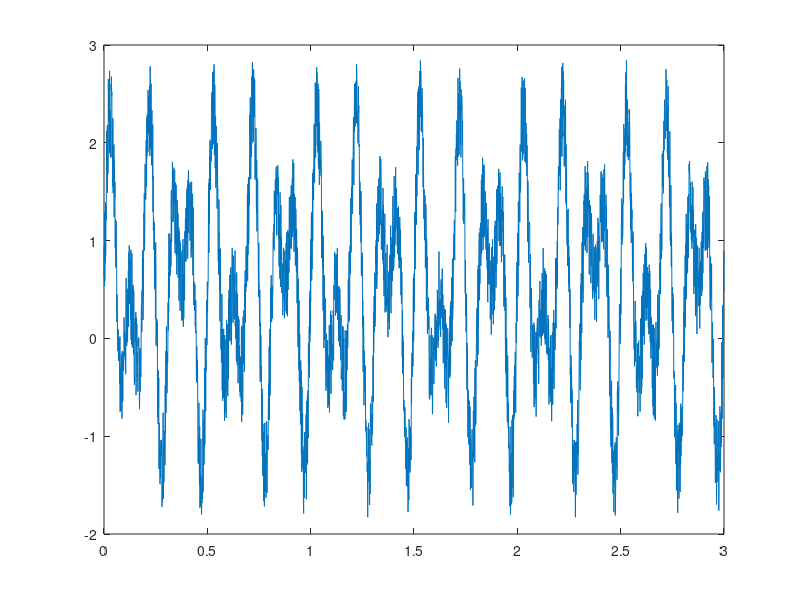

This chart was generated by the following MATLAB code: (Note: this script raises an error after producing the figure.)

%%%%%%%%%%%%%%%%%%%%%%%%%%%%%%%%%%%%%%%%%%%%%%%%%%%%%%%%%%%%%%%%%%%%%%%%%%
%
%                                Class 3
%                            Signal Processing
%
%%%%%%%%%%%%%%%%%%%%%%%%%%%%%%%%%%%%%%%%%%%%%%%%%%%%%%%%%%%%%%%%%%%%%%%%%%

% Note that you will need the Signal Processing Toolbox for some of the
% function
clear
close all

%% Simulating data in MATLAB
%%%%%%%%%%%%%%%%%%%%%%%%%%%%%%%%%%%%%%%%%%%%%%%%%%%%%%%%%%%%%%%%%%%%%%%%%%

% you can use the rand, randn, and randi functions
randn(1) % returns random number taken from normal dist
randi(1) % retruns random number of maximum i
rand(1) % returns random number between 0 and 1

randn(10)
randn(1,10)
randi(100, [1,10])
randi(100, [10])
rand(10)
rand(1,10)

% simulate data based on distributions
X = normrnd(1,2,1e3,1); % mu, sigma and how many samples 
X = gamrnd(1,2,1e3,1); % shape and scale, sample size

% simulate oscilatory data with sin
fs = 1000; % Sampling frequency (samples per second) 
dt = 1/fs; % seconds per sample 
StopTime = 3; % seconds 
t = (0:dt:StopTime)'; % seconds 
F = 6; % Sine wave frequency (hertz) 
data = 2*sin(2*pi*F*t) +1;
figure
plot(t,data)

% add noise
data = sin(2*pi*F*t)+0.1*rand(length(data),1);
plot(t,data)

% nest signals 
F2=10;
data = sin(2*pi*F*t)+rand(length(data),1) + sin(2*pi*F2*t);
plot(t,data)


% exercise 1
%%%%%%%%%%%%%%%%%%%%%%%%%%%

% try generating random numbers between -1 and 1 using rand

% try generating random doubles between 1 and 10 using rand

% try generating random doubles between 5 and 25 using randi

% generate a oscilatory signal that monotonically decreases over time


%% Data Smoothing
%%%%%%%%%%%%%%%%%%%%%%%%%%%%%%%%%%%%%%%%%%%%%%%%%%%%%%%%%%%%%%%%%%%%%%%%%%

load('./justafolderwithdata/raw_spike_data.mat') % load spiking data recorded from electrode array
sr=44100; % sampling rate of the electrode array
% plot data
figure
subplot(2,1,1)
plot(raw_spike_data) % plot data to visualize spikes and time series
axis tight; 
xlabel('time');
ylabel('Micro Volts ');
title('Unfiltered Single Electrode Spike Recording '); 

% Lets try smoothig out some of those high frequency components 
subplot(2,1,2)
plot(smooth(raw_spike_data)) 
axis tight; 
xlabel('time');
ylabel('Micro Volts ');
title('Unfiltered Single Electrode Spike Recording ');

subplot(2,1,2)
plot(smooth(raw_spike_data, 20)) % plot data to visualize spikes and time series
axis tight; 
xlabel('time');
ylabel('Micro Volts ');
title('Unfiltered Single Electrode Spike Recording ');

subplot(2,1,2)
plot(smoothdata(raw_spike_data)) % plot data to visualize spikes and time series
axis tight; 
xlabel('time');
ylabel('Micro Volts ');
title('Unfiltered Single Electrode Spike Recording ');


% detrend works by removing linear trend in data 
fs = 1000; % Sampling frequency (samples per second) 
dt = 1/fs; % seconds per sample 
StopTime = 3; % seconds 
t = (0:dt:StopTime)'; % seconds 
F = 60; % Sine wave frequency (hertz) 
F2=10;
data = sin(2*pi*F*t);
data = sin(2*pi*F*t)+rand(length(data),1) +  sin(2*pi*F2*t) + 1/length(data)*[1:length(data)]';
plot(t,data)
plot(t,detrend(data))

%% Normalizing data and removing outliers
%%%%%%%%%%%%%%%%%%%%%%%%%%%%%%%%%%%%%%%%%%%%%%%%%%%%%%%%%%%%%%%%%%%%%%%%%%

% generate random data
temp_data=randi(100,[10,100]);
% try removing the data's mean
temp_data-mean(temp_data)
temp_data-mean(temp_data,2)
temp_data-mean(mean(temp_data))

% normalize 
normalize(temp_data)
normalize(temp_data, 'range')
normalize(temp_data, 'center')
% normalize does the equevelant of ....
(temp_data-mean(temp_data))./std(temp_data)

% filloutliers can remove data that does not seem to belong
data = sin(2*pi*F*t)+rand(length(data),1) +  sin(2*pi*F2*t)
data(randi(length(data),1,50))=100;
plot(t,data)           
plot(filloutliers(data, 'linear'))

reshape(temp_data, [5, 200])
permute(temp_data, [2,1])


%% Spectral Power, FFTs, and PSDs
%%%%%%%%%%%%%%%%%%%%%%%%%%%%%%%%%%%%%%%%%%%%%%%%%%%%%%%%%%%%%%%%%%%%%%%%%%

Fs = 1000;            % Sampling frequency                    
T = 1/Fs;             % Sampling period       
L = 10000;             % Length of signal
t = (0:L-1)*T;        % Time vector

S = 0.7*sin(2*pi*33*t) + sin(2*pi*153*t) + 3*sin(2*pi*222*t);
X = S + 2*randn(size(t));

Y = fft(S);

P2 = abs(Y/L);
P1 = P2(1:L/2+1);
P1(2:end-1) = 2*P1(2:end-1);

f = Fs*(0:(L/2))/L;
figure
subplot(1,2,1)
plot(X)
subplot(1,2,2)
plot(f,P1) 
title('Single-Sided Amplitude Spectrum of X(t)')
xlabel('f (Hz)')
ylabel('|P1(f)|')

% repeat the same process without the random noise
Y = fft(X);

P2 = abs(Y/L);
P1 = P2(1:L/2+1);
P1(2:end-1) = 2*P1(2:end-1);


f = Fs*(0:(L/2))/L;
figure
subplot(1,2,1)
plot(X)
subplot(1,2,2)
plot(f,P1) 
title('Single-Sided Amplitude Spectrum of X(t)')
xlabel('f (Hz)')
ylabel('|P1(f)|')


%S = x1*sin(2*pi*x1*t)+ x2*sin(2*pi*x2*t);
S = 0.7*sin(2*pi*6*t)+ 3*sin(2*pi*2*t);
X = S + 2*randn(size(t));

Y = fft(S);

P2 = abs(Y/L);
P1 = P2(1:L/2+1);
P1(2:end-1) = 2*P1(2:end-1);

f = Fs*(0:(L/2))/L;
figure
subplot(1,2,1)
plot(X)
subplot(1,2,2)
plot(f,P1) 
title('Single-Sided Amplitude Spectrum of X(t)')
xlabel('f (Hz)')
ylabel('|P1(f)|')

% let us try another signal 
S = sin(2*pi*33*t) + sin(2*pi*66*t) + sin(2*pi*99*t);
X = S + 2*randn(size(t));

Y = fft(X);

P2 = abs(Y/L); % P2 is the two sided spectrum (we only want a one sided spectrum) 
P1 = P2(1:L/2+1);
P1(2:end-1) = 2*P1(2:end-1);

f = Fs*(0:(L/2))/L;
figure
subplot(1,2,1)
plot(X)
subplot(1,2,2)
plot(f,P1) 
title('Single-Sided Amplitude Spectrum of X(t)')
xlabel('f (Hz)')
ylabel('|P1(f)|')

% try taking an fft of an image, what would the frequency space of an image
% look like? 
image=imread('./MemeFolder/ladygaga5.jpg'); % read in image to MATLAB
image=mean(double(image),3);
Y = fft2(image);
figure
subplot(1,2,1)
imagesc(image)
subplot(1,2,2)
imagesc(log(abs(fftshift(Y))))

image=imread('./MemeFolder/joanne.jpg'); % read in image to MATLAB
image=mean(double(image),3);
Y = fft2(image);
figure
subplot(1,2,1)
imagesc(image)
subplot(1,2,2)
imagesc(log(abs(fftshift(Y))))

% PSD using the welch method
pwelch(X)

S = 0.7*sin(2*pi*33*t) + sin(2*pi*153*t) + 10*sin(2*pi*222*t);
X = S + 2*randn(size(t));

[pxx,f] = pwelch(X,500,300,500,Fs);
figure
plot(f,10*log10(pxx))

xlabel('Frequency (Hz)')
ylabel('PSD (dB/Hz)')

[pxx,f] = pwelch(X,1000,500,500,Fs);
figure
plot(f,10*log10(pxx))

xlabel('Frequency (Hz)')
ylabel('PSD (dB/Hz)')


[pxx,f] = pwelch(X,100,50,500,Fs);
figure
plot(f,10*log10(pxx))

xlabel('Frequency (Hz)')
ylabel('PSD (dB/Hz)')


%% Filtering Data
%%%%%%%%%%%%%%%%%%%%%%%%%%%%%%%%%%%%%%%%%%%%%%%%%%%%%%%%%%%%%%%%%%%%%%%%%%

sr=44100; % sampling rate of the electrode array
figure
subplot(2,1,1)
plot(raw_spike_data) % plot data to visualize spikes and time series
axis tight; 
xlabel('time');
ylabel('Micro Volts ');
title('Unfiltered Single Electrode Spike Recording '); % clear slow drifts in data that need to be removed

% create and apply bandpass butter worth filter
[b,a] = butter(3,[500/(sr/2) 8000/(sr/2)], 'bandpass'); % create butterworth filter 
filtered_data=filter(b,a,raw_spike_data); % apply butter worth filter 

subplot(2,1,2)
plot(filtered_data)
axis tight;
xlabel('time');
ylabel('Micro Volts ');
title('Filtered Single Electrode Spike Recording ');

% create and apply lowpass butter worth filter
[b,a] = butter(3,[100/(sr/2)], 'low'); % create butterworth filter 
filtered_data=filter(b,a,raw_spike_data); % apply butter worth filter 

% plot filtered data with unfiltered data 
subplot(2,1,2)
plot(filtered_data)
axis tight;
xlabel('time');
ylabel('Micro Volts ');
title('Filtered Single Electrode Spike Recording ');


% create and apply highpass butter worth filter
[b,a] = butter(3,[500/(sr/2)], 'high'); % create butterworth filter 
filtered_data=filter(b,a,raw_spike_data); % apply butter worth filter 

% plot filtered data with unfiltered data 
subplot(2,1,2)
plot(filtered_data)
axis tight;
xlabel('time');
ylabel('Micro Volts ');
title('Filtered Single Electrode Spike Recording ');


% lets try FIR filters 
load chirp % load data
Fs=8192;
t = (0:length(y)-1)/(Fs/2);

%create filter for data
bhi = fir1(34,100/(Fs/2),'low');
freqz(bhi,1)
outhi = filter(bhi,1,y); % filter data

% plot results 
figure
subplot(2,1,1)
plot(t,y)
title('Original Signal')
ys = ylim;

subplot(2,1,2)
plot(t,outhi)
title('Highpass Filtered Signal')
xlabel('Time (s)')
ylim(ys)

soundsc(y)
pause(2)
soundsc(outhi)


bhi = fir1(34,[100/(Fs/2) 1000/(Fs/2) ],'bandpass');
freqz(bhi,1)

outhi = filter(bhi,1,y);
figure
subplot(2,1,1)
plot(t,y)
title('Original Signal')
ys = ylim;

subplot(2,1,2)
plot(t,outhi)
title('Highpass Filtered Signal')
xlabel('Time (s)')
ylim(ys)

soundsc(y)
pause(2)
soundsc(outhi)


bhi = fir1(34,[100/(Fs/2) 4000/(Fs/2) ],'bandpass');
freqz(bhi,1)

outhi = filter(bhi,1,y);
figure
subplot(2,1,1)
plot(t,y)
title('Original Signal')
ys = ylim;

subplot(2,1,2)
plot(t,outhi)
title('Highpass Filtered Signal')
xlabel('Time (s)')
ylim(ys)

soundsc(y)
pause(2)
soundsc(outhi)

% butterworth filters are commonly used in neuroscience 

fc1 = 30;
fc2 = 300;
fs = 1000;

[b,a] = butter(6,[fc1/(fs/2) fc2/(fs/2)]);
figure
freqz(b,a) 

% what happend when you change the filter order?
fc1 = 30;
fc2 = 300;
fs = 1000;

[b,a] = butter(12,[fc1/(fs/2) fc2/(fs/2)]);
figure
freqz(b,a) 

fc1 = 30;
fc2 = 300;
fs = 1000;

[b,a] = butter(2,[fc1/(fs/2) fc2/(fs/2)]);
figure
freqz(b,a) 


fc1 = 30;
fc2 = 300;
fs = 1000;

[b,a] = butter(20,[fc1/(fs/2) fc2/(fs/2)]);
figure
freqz(b,a) 

% exercise 2
%%%%%%%%%%%%%%%%%%%%%%%%%%%
% try highpass and lowpass filtering the electrophysiology data into
% fast and slow oscilatory components. Try adding them back together and
% see what happens, try moving around the filter frequency. What could be
% causing this?


%% Hilbert Transformation
%%%%%%%%%%%%%%%%%%%%%%%%%%%%%%%%%%%%%%%%%%%%%%%%%%%%%%%%%%%%%%%%%%%%%%%%%%
% generate oscillatory data
Fs = 1000;            % Sampling frequency                    
T = 1/Fs;             % Sampling period       
L = 1000;             % Length of signal
t = (0:L-1)*T;        % Time vector
F = 60; % Sine wave frequency (hertz) 
F2=10;

data=zeros(1000,1);
data = sin(2*pi*F*t) + rand(length(data),1)' +  sin(2*pi*F2*t) + 1/length(data)*[1:length(data)];
figure
plot(t,data)

% get the hilbert transform of data
hil=hilbert(data); % notice that the data is stored as complex not int or double

subplot(1,2,1)
plot(t,data)
hold on
plot(t,abs(hil), '-r')
subplot(1,2,2)
plot(t,angle(hil))


data = sin(2*pi*2*t).*sin(2*pi*F*t) ;
figure
plot(t,data)

hil=hilbert(data);

subplot(1,2,1)
plot(t,data)
hold on
plot(t,abs(hil), '-r')
subplot(1,2,2)
plot(t,angle(hil))

hil=hilbert(raw_spike_data);
figure
subplot(1,2,1)
plot(raw_spike_data)
hold on
plot(abs(hil), '-r')
subplot(1,2,2)
plot(angle(hil))

% run above analysis by filtering data and concatinating instantaneous
% power

% generate oscillatory data
Fs = 1000;            % Sampling frequency                    
T = 1/Fs;             % Sampling period       
L = 1000;             % Length of signal
t = (0:L-1)*T;        % Time vector
data = sin(2*pi*5*t)+sin(2*pi*25*t) + sin(2*pi*60*t) ;

bhi = fir1(34,[10/(Fs/2) ],'low');
freqz(bhi,1)

outhi1 = filter(bhi,1,data);

bhi = fir1(34,[20/(Fs/2) 30/(Fs/2) ],'bandpass');
freqz(bhi,1)

outhi2 = filter(bhi,1,data);

bhi = fir1(34,[40/(Fs/2) 50/(Fs/2) ],'bandpass');
freqz(bhi,1)

outhi3 = filter(bhi,1,data);

bhi = fir1(34,[50/(Fs/2) 60/(Fs/2) ],'bandpass');
freqz(bhi,1)

outhi4 = filter(bhi,1,data);

figure
subplot(5,1,1)
plot(data)
subplot(5,1,2)
plot(outhi1)
subplot(5,1,3)
plot(outhi2)
subplot(5,1,4)
plot(outhi3)
subplot(5,1,5)
plot(outhi4)

data4hil=[outhi1;outhi2; outhi3; outhi4]';
hil=hilbert(data4hil);

figure
imagesc(abs(hil'))


%% Finding peaks 
%%%%%%%%%%%%%%%%%%%%%%%%%%%%%%%%%%%%%%%%%%%%%%%%%%%%%%%%%%%%%%%%%%%%%%%%%%

% threshold data to find peaks (i.e., spikes) with MATLAB's findpeaks
[pks,locs]=findpeaks(-1*filtered_data, 'MinPeakHeight',0.3); 
% TIP input the inverse of the data (i.e. -1*) as findpeaks looks
% for local maxima and not minima

% Plot peaks found
figure 
plot(filtered_data)
hold on;
scatter(locs,-1*pks)
axis tight;
xlabel('time');
ylabel('Micro Volts ');
title('Filtered Single Electrode Spike Recording ');

% MinPeakProminence
[pks,locs]=findpeaks(-1*filtered_data, 'MinPeakProminence',0.3); 

% Plot peaks found
figure 
plot(filtered_data)
hold on;
scatter(locs,-1*pks)
axis tight;
xlabel('time');
ylabel('Micro Volts ');
title('Filtered Single Electrode Spike Recording ');

% Threshold
[pks,locs]=findpeaks(-1*filtered_data, 'Threshold',0.1); 

% Plot peaks found
figure 
plot(filtered_data)
hold on;
scatter(locs,-1*pks)
axis tight;
xlabel('time');
ylabel('Micro Volts ');
title('Filtered Single Electrode Spike Recording ');

% exercise 3
%%%%%%%%%%%%%%%%%%%%%%%%%%%

% try using the mean, median, and std of the data determine the cutoff for
% detecting peaks.

